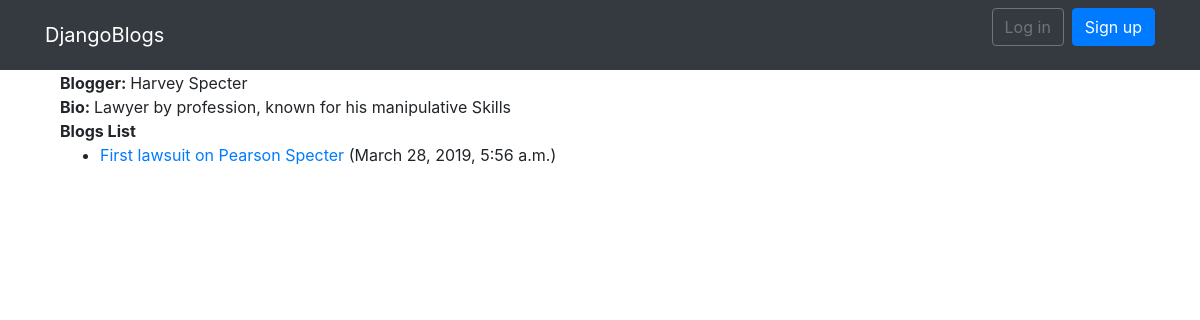
/blog/blogger/1, run on the app's committed database.
### blog/models.py (models this page shows, shortened)
class Blogger(models.Model):
    name = models.CharField(max_length=50, help_text="Blogger's name", null=True)
    bio = models.TextField(max_length=200, help_text="Description about the blogger", null=True)
    user = models.ForeignKey(User, null=True, on_delete= models.SET_NULL)

class Blog(models.Model):
    title = models.CharField(max_length=200, help_text="Enter a title for the blog post", null = True)
    blogger = models.ForeignKey('Blogger', on_delete = models.SET_NULL, null = True)
    date = models.DateTimeField(auto_now=True)
    description = models.TextField(max_length=1000, help_text="Add the blog content", null=True)

### blog/views.py (the view)
# urls.py: path("blogger/<int:pk>", views.BloggerDetailView.as_view(), name='blogger-detail'),
class BloggerDetailView(generic.DetailView):
    model = Blogger

### blog/templates/blog/blogger_detail.html
{% extends 'base_generic.html' %}
{% block content %}
                <h7><strong>Blogger: </strong>  {{blogger.name}}</h7><br>
                <h7><strong>Bio: </strong>  {{blogger.bio}}</h7><br>
                <h7><strong>Blogs List</strong></h7><br>
                <ul>
                    {% for blog in blogger.blog_set.all %}
                    <li><a href = "{% url 'blog-detail' blog.pk %}">{{blog.title}}</a> ({{blog.date}})</li>
                    {% endfor %}
                </ul>
{% endblock %}

### data on the page
Blogger: name "Harvey Specter", bio "Lawyer by profession, known for his manipulative Skills"
Blog: title "First lawsuit on Pearson Specter", date "March 28, 2019, 5:56 a.m."
